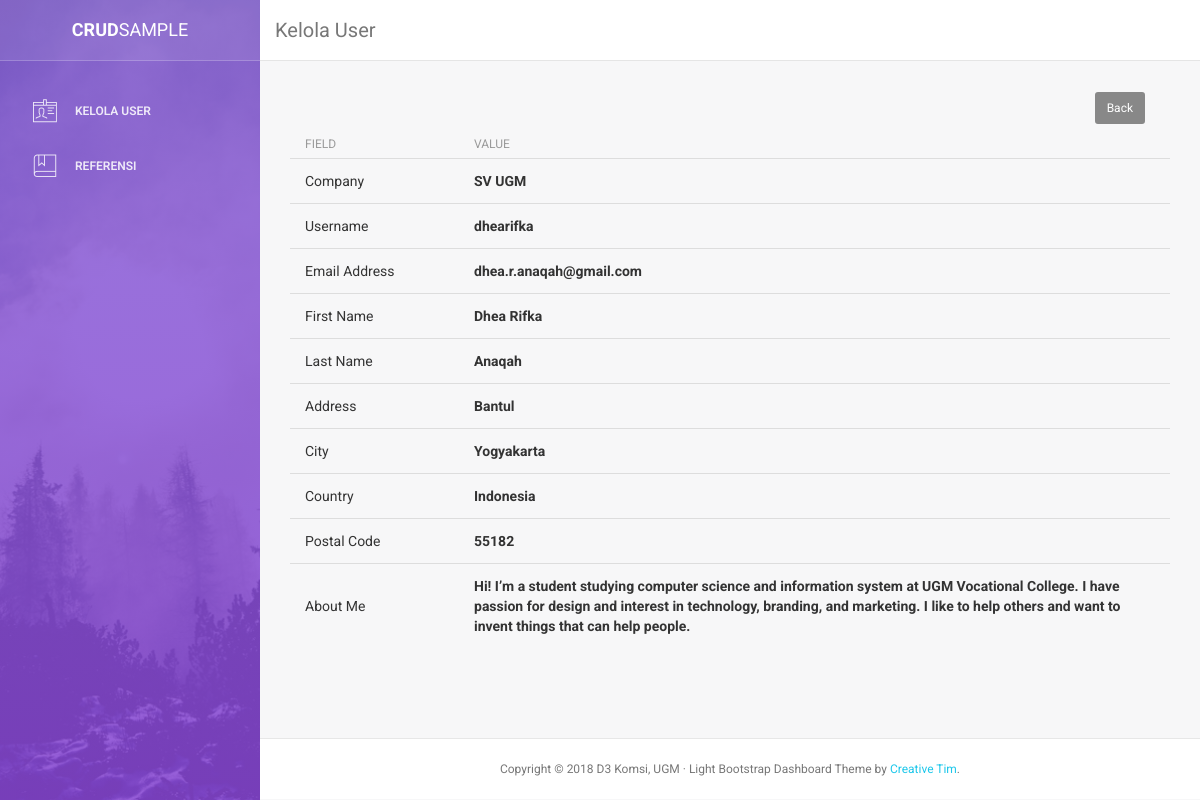
The app's page /user.detail.php?id=1 with its own data.
### tables this page shows
CREATE TABLE `user` (
  `id` int(11) NOT NULL,
  `company` varchar(255) NOT NULL,
  `username` varchar(255) NOT NULL,
  `email` varchar(255) NOT NULL,
  `first_name` varchar(255) NOT NULL,
  `last_name` varchar(255) NOT NULL,
  `address` varchar(255) NOT NULL,
  `city` varchar(255) NOT NULL,
  `country` varchar(255) NOT NULL,
  `postal_code` int(11) NOT NULL,
  `about_me` varchar(255) NOT NULL
);

### user.detail.php (the view)
<?php require_once('inc/header.inc.php'); ?>
<div class="container-fluid">
	<div class="row">
		<div class="col-md-12">
			<div class="card card-plain">
				<div class="header" style="padding-top: 1px; padding-right: 25px">
					<a href="./" class="pull-right btn btn-fill btn-default btn-sm">Back</a>
				</div>
					<?php
					require_once('inc/db.inc.php');
					$id = $_GET['id'];
					$sql = "SELECT * FROM user WHERE id = ?";
					$result = $pdo->prepare($sql);
					$result->execute([$id]);
					$row = $result->fetch();
					?>
				<div class="content table-responsive table-full-width">
					<table class="table table-hover">
						<thead>
							<th width="20%">Field</th>
							<th>Value</th>
						</thead>
						<tbody>
							<tr>
								<td>Company</td>
								<td><strong><?php  echo $row['company']; ?></strong></td>
							</tr>
							<tr>
								<td>Username</td>
								<td><strong><?php  echo $row['username']; ?></strong></td>
							</tr>
							<tr>
								<td>Email Address</td>
								<td><strong><?php  echo $row['email']; ?></strong></td>
							</tr>
							<tr>
								<td>First Name</td>
								<td><strong><?php  echo $row['first_name']; ?></strong></td>
							</tr>
							<tr>
								<td>Last Name</td>
								<td><strong><?php  echo $row['last_name']; ?></strong></td>
							</tr>
							<tr>
								<td>Address</td>
								<td><strong><?php  echo $row['address']; ?></strong></td>
							</tr>
							<tr>
								<td>City</td>
								<td><strong><?php  echo $row['city']; ?></strong></td>
							</tr>
							<tr>
								<td>Country</td>
								<td><strong><?php  echo $row['country']; ?></strong></td>
							</tr>
							<tr>
								<td>Postal Code</td>
								<td><strong><?php  echo $row['postal_code']; ?></strong></td>
							</tr>
							<tr>
								<td>About Me</td>
								<td><strong><?php  echo $row['about_me']; ?></strong></td>
							</tr>
						</tbody>
					</table>
				</div>
			</div>
		</div>
	</div>
</div>
<?php require_once('inc/footer.inc.php'); ?>

### inc/header.inc.php (shortened to what this page needs)
<!doctype html>
<html lang="en">
<head>
	<link href="assets/css/bootstrap.min.css" rel="stylesheet" />
	<link href="assets/css/animate.min.css" rel="stylesheet"/>
	<link href="assets/css/light-bootstrap-dashboard.css" rel="stylesheet"/>
	<link href="http://maxcdn.bootstrapcdn.com/font-awesome/4.2.0/css/font-awesome.min.css" rel="stylesheet">
	<link href="assets/css/pe-icon-7-stroke.css" rel="stylesheet" />
</head>
<body>
	<div class="wrapper">
		<div class="sidebar" data-color="purple" data-image="assets/img/sidebar-5.jpg">
			<div class="sidebar-wrapper">
				<div class="logo" style="background-color: rgba(255,255,255,0.08)">
					<a href="./" class="simple-text">
						<strong>CRUD</strong>Sample
					</a>
				</div>
				<ul class="nav">
					<li>
						<a href="./">
							<i class="pe-7s-id"></i>
							<p>Kelola User</p>
						</a>
					</li>
					<li>
						<a href="http://s.id/1q7" target="_blank">
							<i class="pe-7s-notebook"></i>
							<p>Referensi</p>
						</a>
					</li>
				</ul>
			</div>
		</div>
		<div class="main-panel">
			<nav class="navbar navbar-default navbar-fixed">
				<div class="container-fluid">
					<div class="navbar-header">
						<a class="navbar-brand" href="#">Kelola User</a>
					</div>
				</div>
			</nav>
			<div class="content">

### inc/footer.inc.php (shortened to what this page needs)
</div>
<footer class="footer">
	<div class="container-fluid">
		<p class="copyright text-center" style="font-size: 12px;">
			Copyright &copy; <?php echo Date("Y"); ?> D3 Komsi, UGM &middot; Light Bootstrap Dashboard Theme by <a href="https://www.creative-tim.com/product/light-bootstrap-dashboard" target="_blank">Creative Tim</a>.
		</p>
	</div>
</footer>
</div>
</div>
</body>
</html>

### records on screen
user: company "SV UGM", username "dhearifka", email "dhea.r.anaqah@gmail.com", first_name "Dhea Rifka", last_name "Anaqah", address "Bantul", city "Yogyakarta", country "Indonesia", postal_code "55182", about_me "Hi! I’m a student studying computer science and information system at UGM Vocational College. I have passion for design and interest in technology, branding, and marketing. I like to help others and want to invent things that can help people."

### other values on screen
Date("Y") "2018"
